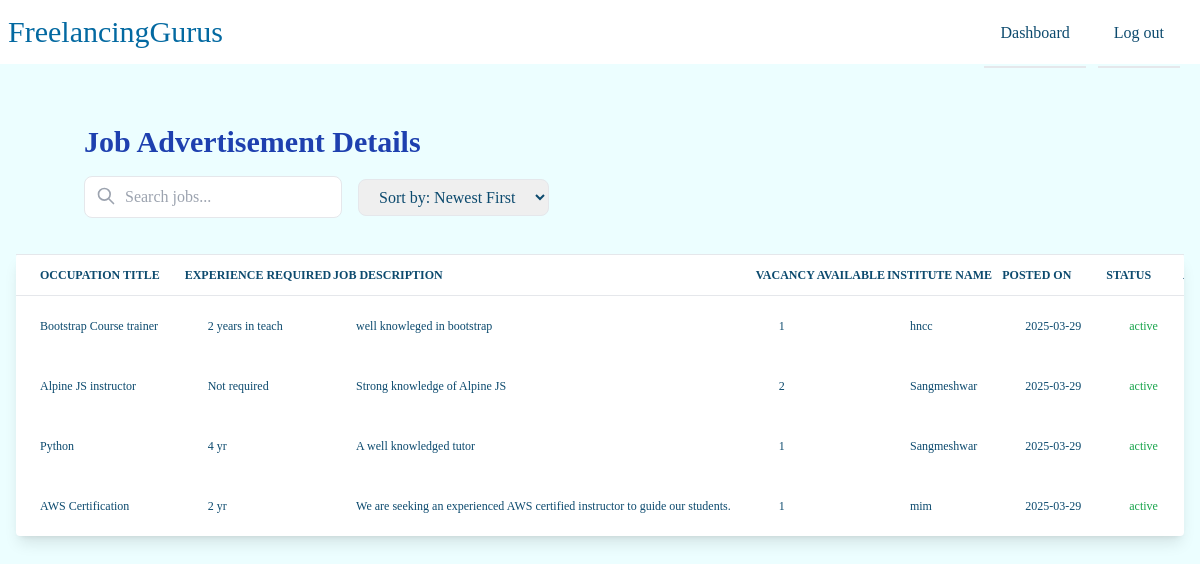
Screenshot of /job/Job.php (signed in) with the database file from the repository.
### tables this page shows
CREATE TABLE `job_details` (
  `job_id` int(11) NOT NULL,
  `occupation_title` varchar(64) NOT NULL,
  `salary` text NOT NULL,
  `experience_required` varchar(16) NOT NULL,
  `job_description` varchar(999) NOT NULL,
  `vacancy_available` varchar(32) NOT NULL,
  `skill_required` varchar(256) NOT NULL,
  `duration` varchar(32) NOT NULL,
  `institute_name` varchar(200) NOT NULL,
  `institute_id` varchar(20) NOT NULL,
  `job_TS` timestamp NOT NULL DEFAULT current_timestamp() ON UPDATE current_timestamp(),
  `status` enum('active','deleted','removed') NOT NULL DEFAULT 'active'
);

CREATE TABLE `institute_details` (
  `institute_id` int(64) NOT NULL,
  `institute_name` varchar(512) NOT NULL,
  `institute_uname` varchar(16) NOT NULL,
  `institute_phone` bigint(10) NOT NULL,
  `institute_adrs` varchar(999) NOT NULL,
  `institute_email` varchar(128) NOT NULL,
  `institute_pass` varchar(32) NOT NULL,
  `institute_TS` timestamp NOT NULL DEFAULT current_timestamp() ON UPDATE current_timestamp(),
  `status` enum('pending','verified','rejected') NOT NULL DEFAULT 'pending',
  `account_status` enum('active','suspended','deleted') NOT NULL DEFAULT 'active'
);

### job/Job.php (the view, shortened to what this page needs)
<?php
$servername = "localhost";
$username = "root";
$password = "";
$dbname = "freelance";
$conn = new mysqli($servername, $username, $password, $dbname);
$userId = $_SESSION['user_id'];
$appliedJobIds = [];
$appliedStmt = $conn->prepare("SELECT job_id, application_TS FROM applications WHERE flancer_id = ?");
$appliedStmt->bind_param("i", $userId);
$appliedStmt->execute();
$appliedResult = $appliedStmt->get_result();
while ($appliedRow = $appliedResult->fetch_assoc()) {
    $appliedJobIds[$appliedRow['job_id']] = $appliedRow['application_TS'];
}
$search = isset($_GET['search']) ? trim($_GET['search']) : '';
$sort = isset($_GET['sort']) ? $_GET['sort'] : 'newest';
$sortOptions = [
    'newest' => 'j.job_TS DESC',
    'oldest' => 'j.job_TS ASC',
    'title_asc' => 'j.occupation_title ASC',
    'title_desc' => 'j.occupation_title DESC',
    'salary_high' => 'CAST(j.salary AS UNSIGNED) DESC',
    'salary_low' => 'CAST(j.salary AS UNSIGNED) ASC',
    'status_active' => 'j.status = "active" DESC',
    'status_deleted' => 'j.status = "deleted" DESC',
    'status_removed' => 'j.status = "removed" DESC'
];
$query = "
    SELECT j.*,
           i.institute_name,
           i.institute_adrs,
           i.institute_email,
           i.institute_phone
    FROM job_details j
    INNER JOIN institute_details i
        ON j.institute_id = i.institute_id
    WHERE i.status = 'verified'
    AND i.account_status = 'active'
    AND j.status = 'active' -- Default to active jobs only
";
$query .= " ORDER BY " . $sortOptions[$sort];
$stmt = $conn->prepare($query);
$stmt->execute();
$result = $stmt->get_result();
?>
<!DOCTYPE html>
<html lang="en">
<head>
    <script src="https://cdn.tailwindcss.com"></script>
</head>
<body class="bg-cyan-50 p-0 font-serif text-sky-900">
    <header class="w-full">
        <div class="mx-auto flex justify-between h-16 bg-white w-full max-w-full">
            <a rel="noopener noreferrer" href="#" aria-label="Back to homepage" class="flex items-center p-2">
              <h1 class="font-serif text-3xl text-sky-700">FreelancingGurus</h1>
            </a>
            <ul class="items-stretch hidden space-x-3 mr-5 md:flex">
            <li class="flex">
                    <a rel="noopener noreferrer" href="../freelancer/FreelancerAccount.php" class="flex items-center px-4 -mb-1 border-b-2 hover:border-blue-500 transition duration-300 ease-in-out">Dashboard
                    </a>
                </li>
                <li class="flex">
                    <a rel="noopener noreferrer" href="../freelancer/freelancer_logout.php" class="flex items-center px-4 -mb-1 border-b-2 hover:border-blue-500 transition duration-300 ease-in-out">Log out</a>
                </li>
            </ul>
        </div>
    </header>
    <div class="mt-[5%] ml-[7%]">
        <h3 class="font-semibold text-3xl text-blue-800">Job Advertisement Details</h3>
    </div>
    <div class="w-[90%] mx-auto mt-4 mb-6 flex flex-wrap gap-4 items-center ml-[7%]">
        <form method="GET" class="flex gap-4 items-center">
            <div class="relative">
                <input type="text" name="search" placeholder="Search jobs..."
                       value="<?= htmlspecialchars($search) ?>"
                       class="pl-10 pr-4 py-2 border rounded-lg focus:outline-none focus:ring-2 focus:ring-blue-500">
                <svg class="w-5 h-5 absolute left-3 top-2.5 text-gray-400" fill="none" stroke="currentColor" viewBox="0 0 24 24">
                    <path stroke-linecap="round" stroke-linejoin="round" stroke-width="2" d="M21 21l-6-6m2-5a7 7 0 11-14 0 7 7 0 0114 0z"></path>
                </svg>
            </div>
            <select name="sort" onchange="this.form.submit()"
            class="px-4 py-2 border rounded-lg focus:outline-none focus:ring-2 focus:ring-blue-500">
            <option value="newest" <?= $sort === 'newest' ? 'selected' : '' ?>>Sort by: Newest First</option>
            </select>
        </form>
    </div>
    <section class="py-1 bg-blueGray-50">
        <div class="w-full xl:w-[90%] mb-12 xl:mb-0 px-4 mx-auto mt-2">
            <div class="relative flex flex-col min-w-0 break-words bg-white w-full mb-6 shadow-lg rounded">
                <div class="block w-full overflow-x-auto">
                    <table class="items-center bg-transparent w-full border-collapse">
                        <thead>
                            <tr>
                                <th class="px-6 bg-blueGray-50 text-blueGray-500 align-middle border border-solid border-blueGray-100 py-3 text-xs uppercase border-l-0 border-r-0 whitespace-nowrap font-semibold text-left">Occupation Title</th>
                                <th class=" bg-blueGray-50 text-blueGray-500 align-middle border border-solid border-blueGray-100 py-3 text-xs uppercase border-l-0 border-r-0 whitespace-nowrap font-semibold text-left">Experience Required</th>
                                <th class="bg-blueGray-50 text-blueGray-500 align-middle border border-solid border-blueGray-100 py-3 text-xs uppercase border-l-0 border-r-0 whitespace-nowrap font-semibold text-left">Job Description</th>
                                <th class=" bg-blueGray-50 text-blueGray-500 align-middle border border-solid border-blueGray-100 py-3 text-xs uppercase border-l-0 border-r-0 whitespace-nowrap font-semibold text-left">Vacancy Available</th>
                                <th class=" bg-blueGray-50 text-blueGray-500 align-middle border border-solid border-blueGray-100 py-3 text-xs uppercase border-l-0 border-r-0 whitespace-nowrap font-semibold text-left">Institute Name</th>
                                <th class="bg-blueGray-50 text-blueGray-500 align-middle border border-solid border-blueGray-100 py-3 text-xs uppercase border-l-0 border-r-0 whitespace-nowrap font-semibold text-left">Posted On</th>
                                <th class="bg-blueGray-50 text-blueGray-500 align-middle border border-solid border-blueGray-100 py-3 text-xs uppercase border-l-0 border-r-0 whitespace-nowrap font-semibold text-left">Status</th>
                                <th class="bg-blueGray-50 text-blueGray-500 align-middle border border-solid border-blueGray-100 py-3 text-xs uppercase border-l-0 border-r-0 whitespace-nowrap font-semibold text-left">Actions</th>
                                </tr>
                            </thead>
                            <tbody>
    <?php
    if ($result->num_rows > 0) {
        while ($row = $result->fetch_assoc()) {
            $jobId = $row['job_id'];
            $isApplied = isset($appliedJobIds[$jobId]);
            $row['is_applied'] = $isApplied;
            if ($isApplied) {
                $row['applied_date'] = $appliedJobIds[$jobId];
            }
            $jsonDetails = htmlspecialchars(json_encode($row), ENT_QUOTES, 'UTF-8');
            echo "<tr data-details='{$jsonDetails}' class='cursor-pointer hover:bg-blue-50 transition-colors'>";
            echo "<td class='border-t-0 px-6 align-middle border-l-0 border-r-0 text-xs whitespace-nowrap p-4 text-left text-blueGray-700'>" . htmlspecialchars($row['occupation_title']) . "</td>";
            echo "<td class='border-t-0 px-6 align-middle border-l-0 border-r-0 text-xs whitespace-nowrap p-4'>" . htmlspecialchars($row['experience_required']) . "</td>";
            echo "<td class='border-t-0 px-6 align-middle border-l-0 border-r-0 text-xs whitespace-nowrap p-4 text-left text-blueGray-700'>" . htmlspecialchars($row['job_description']) . "</td>";
            echo "<td class='border-t-0 px-6 align-middle border-l-0 border-r-0 text-xs whitespace-nowrap p-4'>" . htmlspecialchars($row['vacancy_available']) . "</td>";
            echo "<td class='border-t-0 px-6 align-middle border-l-0 border-r-0 text-xs whitespace-nowrap p-4'>" . htmlspecialchars($row['institute_name']) . "</td>";
            echo "<td class='border-t-0 px-6 align-middle border-l-0 border-r-0 text-xs whitespace-nowrap p-4'>" . date('Y-m-d ', strtotime($row['job_TS'])) . "</td>";
            $statusColor = ($row['status'] === 'active') ? 'text-green-600' : 'text-red-600';
            echo "<td class='border-t-0 px-6 align-middle border-l-0 border-r-0 text-xs whitespace-nowrap p-4 $statusColor'>" . htmlspecialchars($row['status']) . "</td>";
            echo "<td class='border-t-0 px-6 align-middle border-l-0 border-r-0 text-xs whitespace-nowrap p-4'>";
            echo "</td>";
            echo "</tr>";
        }
    } else {
        echo "<tr><td colspan='8' class='text-center py-4'>No job advertisements found.</td></tr>";
    }
    ?>
</tbody>
                    </table>
                </div>
            </div>
        </div>
    </section>
</body>
</html>

### rows the page displays
job_details: occupation_title "Bootstrap Course trainer", experience_required "2 years in teach", job_description "well knowleged in bootstrap", vacancy_available "1", institute.institute_name "hncc", job_TS "2025-03-29", status "active"
job_details: occupation_title "Alpine JS instructor", experience_required "Not required", job_description "Strong knowledge of Alpine JS", vacancy_available "2", institute.institute_name "Sangmeshwar", job_TS "2025-03-29", status "active"
job_details: occupation_title "Python", experience_required "4 yr", job_description "A well knowledged tutor", vacancy_available "1", institute.institute_name "Sangmeshwar", job_TS "2025-03-29", status "active"
job_details: occupation_title "AWS Certification", experience_required "2 yr", job_description "We are seeking an experienced AWS certified instructor to guide our students.", vacancy_available "1", institute.institute_name "mim", job_TS "2025-03-29", status "active"
